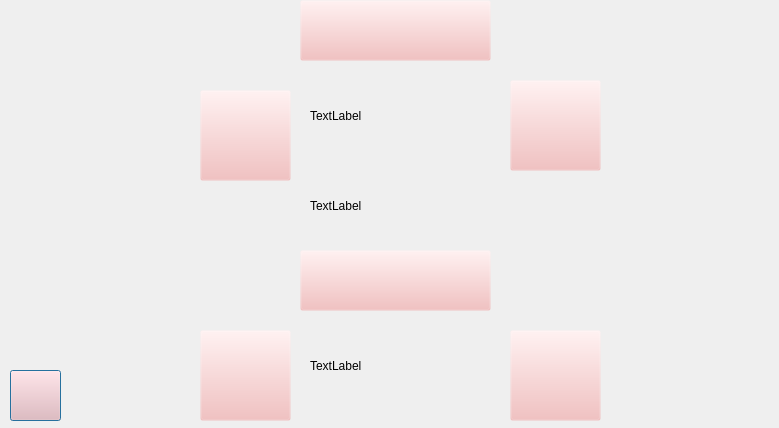
<?xml version="1.0" encoding="UTF-8"?>
<ui version="4.0">
 <class>vaccum</class>
 <widget class="QDialog" name="vaccum">
  <property name="geometry">
   <rect>
    <x>0</x>
    <y>0</y>
    <width>779</width>
    <height>428</height>
   </rect>
  </property>
  <property name="maximumSize">
   <size>
    <width>800</width>
    <height>600</height>
   </size>
  </property>
  <property name="windowTitle">
   <string>Dialog</string>
  </property>
  <property name="styleSheet">
   <string notr="true">background-image: url(:/new/prefix1/pxfuel 1.png);</string>
  </property>
  <widget class="QPushButton" name="pushButton_3">
   <property name="geometry">
    <rect>
     <x>10</x>
     <y>370</y>
     <width>51</width>
     <height>51</height>
    </rect>
   </property>
   <property name="maximumSize">
    <size>
     <width>800</width>
     <height>600</height>
    </size>
   </property>
   <property name="autoFillBackground">
    <bool>false</bool>
   </property>
   <property name="styleSheet">
    <string notr="true">background-image: url(:/new/prefix1/back3.png);
background-color: rgba(242, 179, 179, 0);</string>
   </property>
   <property name="text">
    <string/>
   </property>
  </widget>
  <widget class="QPushButton" name="pushButton_4">
   <property name="geometry">
    <rect>
     <x>200</x>
     <y>90</y>
     <width>91</width>
     <height>91</height>
    </rect>
   </property>
   <property name="styleSheet">
    <string notr="true">background-image: url(:/new/prefix1/+.png);
background-color: rgba(242, 179, 179, 0);</string>
   </property>
   <property name="text">
    <string/>
   </property>
  </widget>
  <widget class="QPushButton" name="pushButton_5">
   <property name="geometry">
    <rect>
     <x>510</x>
     <y>80</y>
     <width>91</width>
     <height>91</height>
    </rect>
   </property>
   <property name="styleSheet">
    <string notr="true">background-image: url(:/new/prefix1/-new.png);
background-color: rgba(242, 179, 179, 0);</string>
   </property>
   <property name="text">
    <string/>
   </property>
  </widget>
  <widget class="QLabel" name="label_3">
   <property name="geometry">
    <rect>
     <x>310</x>
     <y>70</y>
     <width>181</width>
     <height>91</height>
    </rect>
   </property>
   <property name="styleSheet">
    <string notr="true">color: rgb(0, 0, 0);
background-image: url(:/new/prefix1/Rectangle 15.png);
font: 24pt &quot;Ubuntu&quot;;</string>
   </property>
   <property name="text">
    <string>TextLabel</string>
   </property>
  </widget>
  <widget class="QPushButton" name="pushButton">
   <property name="geometry">
    <rect>
     <x>300</x>
     <y>0</y>
     <width>191</width>
     <height>61</height>
    </rect>
   </property>
   <property name="autoFillBackground">
    <bool>false</bool>
   </property>
   <property name="styleSheet">
    <string notr="true">background-image: url(:/new/prefix1/newwbutton1 1.png);
image: url(:/new/prefix1/NEWWWVACCUM.png);
background-color: rgba(242, 179, 179, 0);</string>
   </property>
   <property name="text">
    <string/>
   </property>
  </widget>
  <widget class="QPushButton" name="pushButton_8">
   <property name="geometry">
    <rect>
     <x>300</x>
     <y>250</y>
     <width>191</width>
     <height>61</height>
    </rect>
   </property>
   <property name="styleSheet">
    <string notr="true">background-image: url(:/new/prefix1/newwbutton1 1.png);
image: url(:/new/prefix1/newvit.png);
background-color: rgba(242, 179, 179, 0);
</string>
   </property>
   <property name="text">
    <string/>
   </property>
  </widget>
  <widget class="QPushButton" name="pushButton_9">
   <property name="geometry">
    <rect>
     <x>200</x>
     <y>330</y>
     <width>91</width>
     <height>91</height>
    </rect>
   </property>
   <property name="styleSheet">
    <string notr="true">background-image: url(:/new/prefix1/+.png);
background-color: rgba(242, 179, 179, 0);</string>
   </property>
   <property name="text">
    <string/>
   </property>
  </widget>
  <widget class="QPushButton" name="pushButton_7">
   <property name="geometry">
    <rect>
     <x>510</x>
     <y>330</y>
     <width>91</width>
     <height>91</height>
    </rect>
   </property>
   <property name="styleSheet">
    <string notr="true">background-image: url(:/new/prefix1/-new.png);
background-color: rgba(242, 179, 179, 0);</string>
   </property>
   <property name="text">
    <string/>
   </property>
  </widget>
  <widget class="QLabel" name="label_4">
   <property name="geometry">
    <rect>
     <x>310</x>
     <y>160</y>
     <width>181</width>
     <height>91</height>
    </rect>
   </property>
   <property name="styleSheet">
    <string notr="true">color: rgb(0, 0, 0);
background-image: url(:/new/prefix1/Rectangle 15.png);
font: 24pt &quot;Ubuntu&quot;;</string>
   </property>
   <property name="text">
    <string>TextLabel</string>
   </property>
  </widget>
  <widget class="QLabel" name="label_5">
   <property name="geometry">
    <rect>
     <x>310</x>
     <y>320</y>
     <width>181</width>
     <height>91</height>
    </rect>
   </property>
   <property name="styleSheet">
    <string notr="true">color: rgb(0, 0, 0);
background-image: url(:/new/prefix1/Rectangle 15.png);
font: 24pt &quot;Ubuntu&quot;;</string>
   </property>
   <property name="text">
    <string>TextLabel</string>
   </property>
  </widget>
 </widget>
 <resources/>
 <connections/>
</ui>
